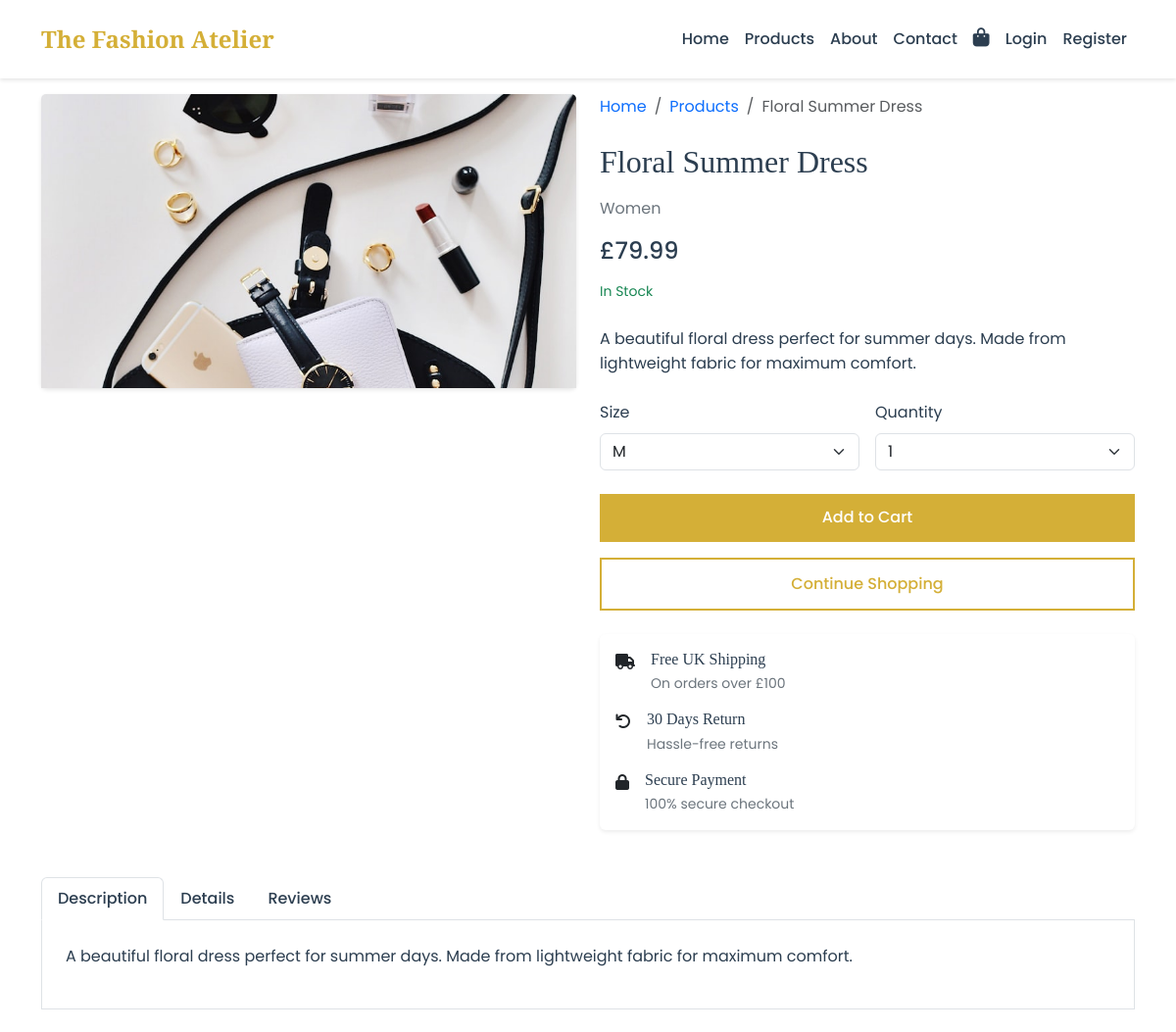
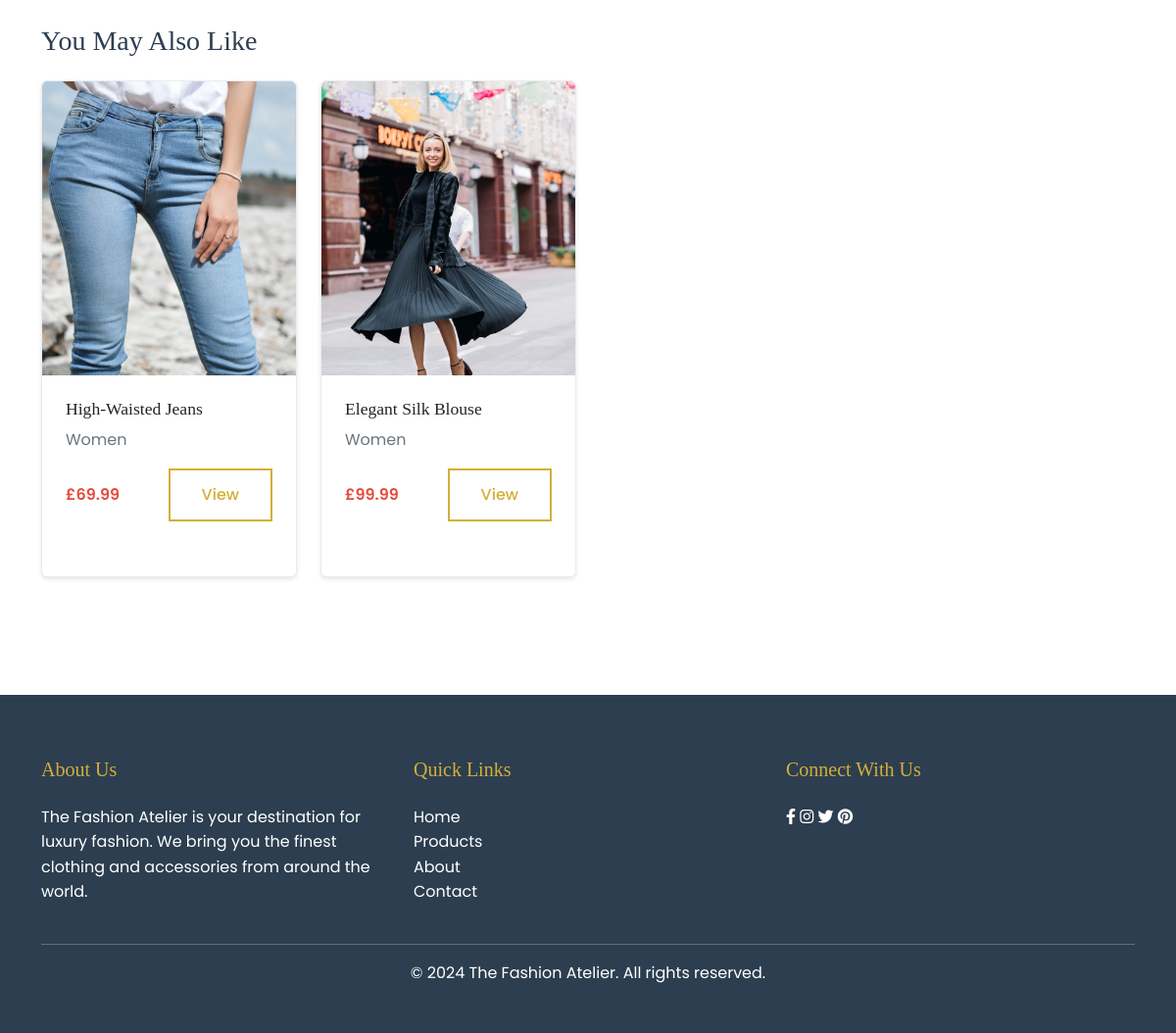
/products/4/, run on the app's committed database (2 pictures, top to bottom).
### clothes/models.py (models this page shows, shortened)
class Product(models.Model):
    name = models.CharField(max_length=200)
    slug = models.SlugField(unique=True, blank=True)
    description = models.TextField()
    price = models.DecimalField(max_digits=10, decimal_places=2)
    discount = models.IntegerField(default=0, help_text='Percentage discount (0-100)')
    category = models.ForeignKey(Category, on_delete=models.CASCADE, related_name='products')
    image = models.ImageField(upload_to='products/')
    is_featured = models.BooleanField(default=False)
    is_new = models.BooleanField(default=True)
    stock = models.IntegerField(default=0)
    created_at = models.DateTimeField(auto_now_add=True)
    updated_at = models.DateTimeField(auto_now=True)

class Category(models.Model):
    name = models.CharField(max_length=100)
    slug = models.SlugField(unique=True, blank=True)
    description = models.TextField(blank=True)
    image = models.ImageField(upload_to='categories/', blank=True)
    created_at = models.DateTimeField(auto_now_add=True)
    updated_at = models.DateTimeField(auto_now=True)
    class Meta:
        verbose_name_plural = 'Categories'

### clothes/views.py (the view)
# urls.py: path('products/<int:product_id>/', views.product_detail, name='product_detail'),
def product_detail(request, product_id):
    product = Product.objects.get(id=product_id)
    related_products = Product.objects.filter(category=product.category).exclude(id=product.id)
    return render(request, 'clothes/product_detail.html', {
        'product': product,
        'related_products': related_products
    })

### clothes/templates/clothes/product_detail.html (shortened to what this page needs)
{% extends 'clothes/base.html' %}
{% load static %}
{% block content %}
<section class="py-5 mt-5">
    <div class="container">
        <div class="row">
            <div class="col-md-6 mb-4">
                <div class="card border-0">
                    <img src="{{ product.image.url }}" alt="{{ product.name }}" class="card-img-top img-fluid">
                </div>
            </div>
            <div class="col-md-6">
                <div class="mb-4">
                    <nav aria-label="breadcrumb">
                        <ol class="breadcrumb">
                            <li class="breadcrumb-item"><a href="{% url 'clothes:home' %}" class="text-decoration-none">Home</a></li>
                            <li class="breadcrumb-item"><a href="{% url 'clothes:products' %}" class="text-decoration-none">Products</a></li>
                            <li class="breadcrumb-item active" aria-current="page">{{ product.name }}</li>
                        </ol>
                    </nav>
                </div>
                <h2 class="mb-3">{{ product.name }}</h2>
                <p class="text-muted mb-3">{{ product.category.name }}</p>
                <div class="mb-4">
                    <p class="h4 mb-3">£{{ product.price }}</p>
                    <p class="small text-success mb-3">In Stock</p>
                </div>
                <div class="mb-4">
                    <p>{{ product.description }}</p>
                </div>
                <form action="{% url 'clothes:add_to_cart' product.id %}" method="post" class="mb-4">
                    <div class="row g-3">
                        <div class="col-md-6">
                            <label for="size" class="form-label">Size</label>
                            <select class="form-select" id="size" name="size" required>
                                <option value="M" selected>M</option>
                            </select>
                        </div>
                        <div class="col-md-6">
                            <label for="quantity" class="form-label">Quantity</label>
                            <select class="form-select" id="quantity" name="quantity">
                                {% for i in '123456789'|make_list %}
                                <option value="{{ i }}" {% if i == '1' %}selected{% endif %}>{{ i }}</option>
                                {% endfor %}
                            </select>
                        </div>
                    </div>
                    <div class="d-grid gap-3 mt-4">
                        <button type="submit" class="btn btn-gold">Add to Cart</button>
                        <a href="{% url 'clothes:products' %}" class="btn btn-outline-dark">Continue Shopping</a>
                    </div>
                </form>
                <div class="card shadow-sm">
                    <div class="card-body">
                        <div class="d-flex mb-3">
                            <div class="me-3">
                                <i class="fas fa-truck"></i>
                            </div>
                            <div>
                                <h6 class="mb-1">Free UK Shipping</h6>
                                <p class="small text-muted mb-0">On orders over £100</p>
                            </div>
                        </div>
                        <div class="d-flex mb-3">
                            <div class="me-3">
                                <i class="fas fa-undo"></i>
                            </div>
                            <div>
                                <h6 class="mb-1">30 Days Return</h6>
                                <p class="small text-muted mb-0">Hassle-free returns</p>
                            </div>
                        </div>
                        <div class="d-flex">
                            <div class="me-3">
                                <i class="fas fa-lock"></i>
                            </div>
                            <div>
                                <h6 class="mb-1">Secure Payment</h6>
                                <p class="small text-muted mb-0">100% secure checkout</p>
                            </div>
                        </div>
                    </div>
                </div>
            </div>
        </div>
        <div class="row mt-5">
            <div class="col-12">
                <ul class="nav nav-tabs" id="productTab" role="tablist">
                    <li class="nav-item" role="presentation">
                        <button class="nav-link active" id="description-tab" data-bs-toggle="tab" data-bs-target="#description" type="button" role="tab" aria-controls="description" aria-selected="true">Description</button>
                    </li>
                    <li class="nav-item" role="presentation">
                        <button class="nav-link" id="details-tab" data-bs-toggle="tab" data-bs-target="#details" type="button" role="tab" aria-controls="details" aria-selected="false">Details</button>
                    </li>
                    <li class="nav-item" role="presentation">
                        <button class="nav-link" id="reviews-tab" data-bs-toggle="tab" data-bs-target="#reviews" type="button" role="tab" aria-controls="reviews" aria-selected="false">Reviews</button>
                    </li>
                </ul>
                <div class="tab-content p-4 border border-top-0" id="productTabContent">
                    <div class="tab-pane fade show active" id="description" role="tabpanel" aria-labelledby="description-tab">
                        <p>{{ product.description }}</p>
                    </div>
                </div>
            </div>
        </div>
        {% if related_products %}
        <div class="row mt-5">
            <div class="col-12">
                <h3 class="mb-4">You May Also Like</h3>
                <div class="row">
                    {% for related in related_products %}
                    <div class="col-md-3 mb-4">
                        <div class="card product-card h-100">
                            <img src="{{ related.image.url }}" class="card-img-top" alt="{{ related.name }}">
                            <div class="card-body">
                                <h5 class="card-title">{{ related.name }}</h5>
                                <p class="card-text text-muted">{{ related.category.name }}</p>
                                <div class="d-flex justify-content-between align-items-center">
                                    <span class="price">£{{ related.price }}</span>
                                    <a href="{% url 'clothes:product_detail' related.id %}" class="btn btn-outline-dark">View</a>
                                </div>
                            </div>
                        </div>
                    </div>
                    {% endfor %}
                </div>
            </div>
        </div>
        {% endif %}
    </div>
</section>
{% endblock %}

### clothes/static/clothes/css/style.css (style rules this page uses)
:root { --primary: #2c3e50; --primary-dark: #1a252f; --primary-color: #2c3e50; --secondary-color: #34495e; --accent-color: #e74c3c; --text-color: #2c3e50; --light-gray: #ecf0f1; --white: #ffffff; --gold: #d4af37; --dark-gold: #b38f2d; }
body { font-family: 'Poppins', sans-serif; color: var(--text-color); line-height: 1.6; }
h1, h2, h3, h4, h5, h6 { font-family: 'Playfair Display', serif; color: var(--primary-color); }
.nav-link { color: var(--primary-color) !important; font-weight: 500; transition: color 0.3s ease; }
.btn { padding: 0.8rem 2rem; border-radius: 0; font-weight: 500; transition: all 0.3s ease; }
.btn-outline-dark { border: 2px solid var(--primary-color); color: var(--primary-color); }
.btn-gold { background-color: var(--gold); color: var(--white); border: none; }
.card { border: none; box-shadow: 0 2px 4px rgba(0,0,0,0.1); transition: transform 0.3s ease; }
.card-img-top { height: 300px; object-fit: cover; }
.product-card { margin-bottom: 2rem; }
.product-card .card-body { padding: 1.5rem; }
.product-card .card-title { font-size: 1.1rem; margin-bottom: 0.5rem; }
.product-card .price { color: var(--accent-color); font-weight: 600; }
:root { --gold: #d4af37; --gold-light: #f1e5ac; --gold-glitter: linear-gradient(45deg, #d4af37, #f1e5ac, #d4af37); --off-white: #f8f9fa; --light-gray: #e9ecef; }
.product-card { transition: all 0.4s cubic-bezier(0.165, 0.84, 0.44, 1); position: relative; overflow: hidden; border: 1px solid var(--light-gray); }
.product-card img { transition: transform 0.6s ease; }
.btn { transition: all 0.3s cubic-bezier(0.4, 0, 0.2, 1); position: relative; overflow: hidden; }
.btn-outline-dark { color: var(--gold); border-color: var(--gold); }
.btn::after { content: ''; position: absolute; top: 50%; left: 50%; width: 0; height: 0; background: rgba(255, 255, 255, 0.2); border-radius: 50%; transform: translate(-50%, -50%); transition: width 0.6s ease, height 0.6s ease; }
.text-muted { color: #6c757d !important; }
.border-top-0 { border-top: 0 !important; }
.container { opacity: 1; transform: translateY(0); transition: all 0.6s ease; }

### clothes/templates/clothes/base.html (style rules this page uses)
body { font-family: 'Poppins', sans-serif; background-color: #ffffff; }
h1, h2, h3, h4, h5, h6, .navbar-brand { font-family: 'Playfair Display', serif; }

### data on the page
Product: image (picture), name "Floral Summer Dress", category.name "Women", price "79.99", description "A beautiful floral dress perfect for summer days. Made from lightweight fabric for maximum comfort."
Product: image (picture), name "High-Waisted Jeans", category.name "Women", price "69.99"
Product: image (picture), name "Elegant Silk Blouse", category.name "Women", price "99.99"

### other printed values
form field quantity "1"
